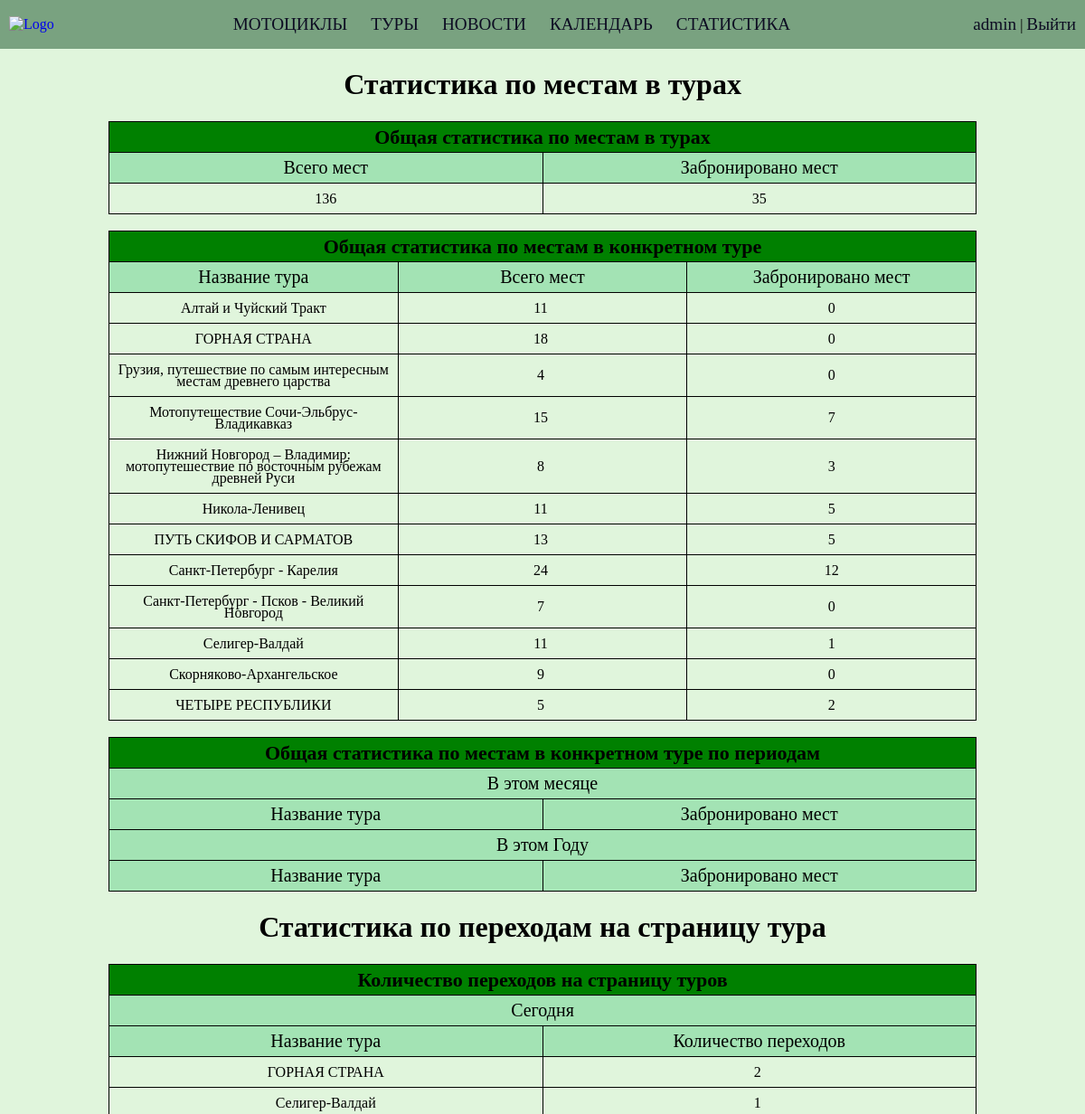
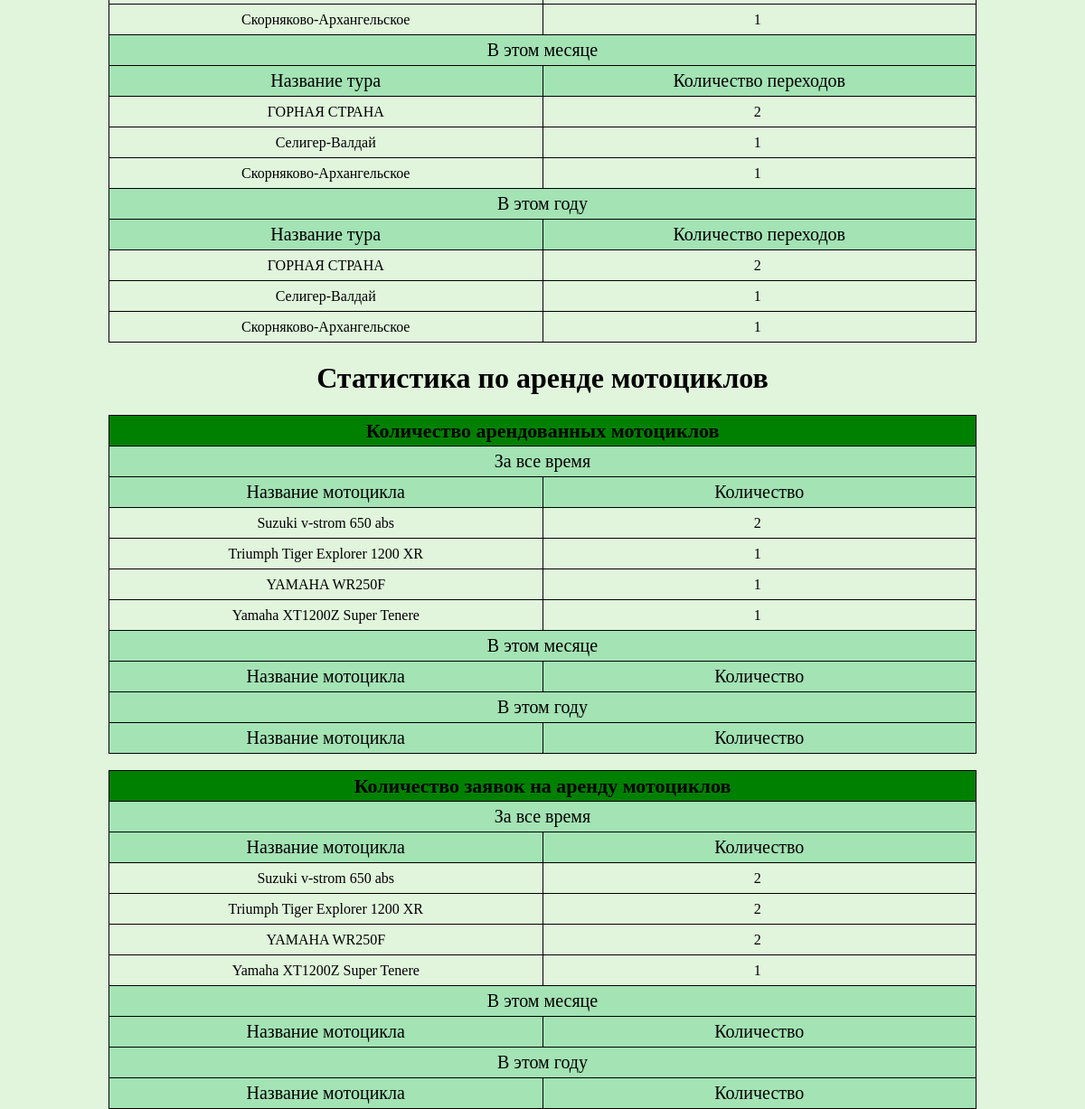
The page /statistics/ (signed in) on the database its author committed (2 pictures, top to bottom).
### base/models.py (models this page shows, shortened)
class Trip(models.Model):
    name = models.CharField(max_length=150, verbose_name='Название')
    description = models.TextField(verbose_name='Описание', default=None)
    date = models.ManyToManyField('Dates', verbose_name='Даты', default=None, blank=True)
    duration = models.IntegerField(verbose_name='Длительность', default=None)
    length = models.IntegerField(verbose_name='Протяженность маршрута', default=None)
    lvl = models.CharField(max_length=255, choices=LvlType.choices(), verbose_name='Уровень сложности', default=None)
    priceWOMoto = models.IntegerField(verbose_name='Цена на воем мотоцикле', default=None)
    priceWMoto = models.IntegerField(verbose_name='Цена с арендтой мотоцикла', default=None)
    type = models.CharField(max_length=255, choices=TripType.choices(), verbose_name='Тип путешествия', default=None)
    places = models.TextField(verbose_name='Промежуточные точки', default=None, null=True)
    image = models.ImageField(upload_to='images/trip', blank=True)
    class Meta:
        verbose_name = 'Путешествие'
        verbose_name_plural = 'Путешествия'

class Moto(models.Model):
    name = models.CharField(max_length=50, verbose_name='Название')
    weight = models.IntegerField(verbose_name='Вес')
    launch = models.CharField(max_length=255, choices=LaunchType.choices(), verbose_name='Тип запуска')
    seatHeight = models.FloatField(verbose_name='Высота сиденья')
    tankCapacity = models.FloatField(verbose_name='Емкость топливного бака')
    engineCapacity = models.IntegerField(verbose_name='Объем двигателя')
    enginePower = models.FloatField(verbose_name='Мощность двигателя')
    rentPrice = models.IntegerField(verbose_name='Цена аренды', default=10000)
    image = models.ImageField(upload_to='images/moto', blank=True)
    description = models.TextField(verbose_name='Описание', default=None, null=True)
    class Meta:
        verbose_name = 'Мотоцикл'
        verbose_name_plural = 'Мотоциклы'
        ordering = ['name']

### base/views.py (the view)
# urls.py: path('statistics/', Statistics.as_view(), name='staistics'),
class Statistics(View, DataMixin):
    def get(self, request, *args, **kwargs):
        if request.user.is_superuser:
            today = date.today()
            context = {}
            context['all_trip_sum_booked'] = Tour.objects.all().aggregate(Sum('booked'))
            context['all_trip_sum_available'] = Tour.objects.all().aggregate(Sum('available'))
            context['all_trip_sums_byName'] = Tour.objects.values('tripId__name').annotate(total_b=Sum('booked'), total_a=Sum('available')).order_by('tripId__name')
            context['trip_sums_byName_byMonth'] = Reservation.objects.values('tourId__tripId__name').filter(time__year=today.year, time__month=today.month).order_by('tourId__tripId__name').annotate(Count('id'))
            context['trip_sums_byName_byYear'] = Reservation.objects.values('tourId__tripId__name').filter(time__year=today.year).order_by('tourId__tripId__name').annotate(Count('id'))
            context['click_sums_byName_byDay'] = ToursStats.objects.values('tripId__name', 'count').filter(date__year=today.year, date__month=today.month, date__day=today.day).order_by('tripId__name')
            context['click_sums_byName_byMonth'] = ToursStats.objects.filter(date__year=today.year, date__month=today.month).values('tripId__name').annotate(total_count=Sum('count')).order_by('tripId__name')
            context['click_sums_byName_byYear'] = ToursStats.objects.filter(date__year=today.year).values('tripId__name').annotate(total_count=Sum('count')).order_by('tripId__name')
            context['all_moto_sums_byName'] = MotoReservation.objects.filter(isPaid=True).values('motoId__name').annotate(total_count=Count('id')).order_by('motoId__name')
            context['moto_sums_byName_byMonth'] = MotoReservation.objects.filter(day__year=today.year, day__month=today.month, isPaid=True).values('motoId__name').annotate(total_count=Count('id')).order_by('motoId__name')
            context['moto_sums_byName_byYear'] = MotoReservation.objects.filter(day__year=today.year, isPaid=True).values('motoId__name').annotate(total_count=Count('id')).order_by('motoId__name')
            context['all_moto_sums_byName_0'] = MotoReservation.objects.values('motoId__name').annotate(total_count=Count('id')).order_by('motoId__name')
            context['moto_sums_byName_byMonth_0'] = MotoReservation.objects.filter(day__year=today.year, day__month=today.month).values('motoId__name').annotate(total_count=Count('id')).order_by('motoId__name')
            context['moto_sums_byName_byYear_0'] = MotoReservation.objects.filter(day__year=today.year).values('motoId__name').annotate(total_count=Count('id')).order_by('motoId__name')
            return render(request, 'base/statistics.html', context=context)
        else:
            return HttpResponseNotFound('<h1>Страница не найдена</h1>')

### base/templates/base/statistics.html (shortened to what this page needs)
{% extends "base/base.html" %}
{% load static %}
{% block style %}
    <link type="text/css" rel="stylesheet" href="{% static 'base/css/statistics.css' %}"/>
{% endblock %}
{% block content %}
    <h1 class="text-center">Статистика по местам в турах</h1>
    <table class="t1">
        <tbody>
            <tr>
                <td class="t-title" colspan="2">Общая статистика по местам в турах</td>
            </tr>
            <tr class="t-name">
                <td>Всего мест</td>
                <td>Забронировано мест</td>
            </tr>
            <tr class="t-data">
                <td>{{all_trip_sum_available.available__sum}}</td>
                <td>{{all_trip_sum_booked.booked__sum}}</td>
            </tr>
        </tbody>
    </table>
    <br>
    <table class="t2">
        <tbody>
            <tr>
                <td class="t-title" colspan="3">Общая статистика по местам в конкретном туре</td>
            </tr>
            <tr class="t-name">
                <td>Название тура</td>
                <td>Всего мест</td>
                <td>Забронировано мест</td>
            </tr>
                {% for value in all_trip_sums_byName %}
                    <tr class="t-data">
                        <td>{{value.tripId__name}}</td>
                        <td>{{value.total_a}} </td>
                        <td>{{value.total_b}}</td>
                    </tr>
                {% endfor %}
        </tbody>
    </table>
    <br>
    <table class="t3">
        <tbody>
            <tr>
                <td class="t-title" colspan="2">Общая статистика по местам в конкретном туре по периодам</td>
            </tr>
            <tr class="t-name">
                <td colspan="2">В этом месяце</td>
            </tr>
            <tr class="t-name">
                <td>Название тура</td>
                <td>Забронировано мест</td>
            </tr>
            <tr class="t-name">
                <td colspan="2">В этом Году</td>
            </tr>
            <tr class="t-name">
                <td>Название тура</td>
                <td>Забронировано мест</td>
            </tr>
        </tbody>
    </table>
    <h1 class="text-center">Статистика по переходам на страницу тура</h1>
    <table class="t4">
        <tbody>
            <tr>
                <td class="t-title" colspan="2">Количество переходов на страницу туров</td>
            </tr>
            <tr class="t-name">
                <td colspan="2">Сегодня</td>
            </tr>
            <tr class="t-name">
                <td>Название тура</td>
                <td>Количество переходов</td>
            </tr>
                {% for value in click_sums_byName_byDay %}
                    <tr class="t-data">
                        <td>{{value.tripId__name}}</td>
                        <td>{{value.count}} </td>
                    </tr>
                {% endfor %}
            <tr class="t-name">
                <td colspan="2">В этом месяце</td>
            </tr>
            <tr class="t-name">
                <td>Название тура</td>
                <td>Количество переходов</td>
            </tr>
                {% for value in click_sums_byName_byMonth %}
                    <tr class="t-data">
                        <td>{{value.tripId__name}}</td>
                        <td>{{value.total_count}} </td>
                    </tr>
                {% endfor %}
            <tr class="t-name">
                <td colspan="2">В этом году</td>
            </tr>
            <tr class="t-name">
                <td>Название тура</td>
                <td>Количество переходов</td>
            </tr>
                {% for value in click_sums_byName_byYear %}
                    <tr class="t-data">
                        <td>{{value.tripId__name}}</td>
                        <td>{{value.total_count}} </td>
                    </tr>
                {% endfor %}
        </tbody>
    </table>
    <h1 class="text-center">Статистика по аренде мотоциклов</h1>
    <table class="t5">
        <tbody>
            <tr>
                <td class="t-title" colspan="2">Количество арендованных мотоциклов</td>
            </tr>
            <tr class="t-name">
                <td colspan="2">За все время</td>
            </tr>
            <tr class="t-name">
                <td>Название мотоцикла</td>
                <td>Количество</td>
            </tr>
                {% for value in all_moto_sums_byName %}
                    <tr class="t-data">
                        <td>{{value.motoId__name}}</td>
                        <td>{{value.total_count}} </td>
                    </tr>
                {% endfor %}
            <tr class="t-name">
                <td colspan="2">В этом месяце</td>
            </tr>
            <tr class="t-name">
                <td>Название мотоцикла</td>
                <td>Количество</td>
            </tr>
            <tr class="t-name">
                <td colspan="2">В этом году</td>
            </tr>
            <tr class="t-name">
                <td>Название мотоцикла</td>
                <td>Количество</td>
            </tr>
        </tbody>
    </table>
    <br>
    <table class="t5">
        <tbody>
            <tr>
                <td class="t-title" colspan="2">Количество заявок на аренду мотоциклов</td>
            </tr>
            <tr class="t-name">
                <td colspan="2">За все время</td>
            </tr>
            <tr class="t-name">
                <td>Название мотоцикла</td>
                <td>Количество</td>
            </tr>
                {% for value in all_moto_sums_byName_0 %}
                    <tr class="t-data">
                        <td>{{value.motoId__name}}</td>
                        <td>{{value.total_count}} </td>
                    </tr>
                {% endfor %}
            <tr class="t-name">
                <td colspan="2">В этом месяце</td>
            </tr>
            <tr class="t-name">
                <td>Название мотоцикла</td>
                <td>Количество</td>
            </tr>
            <tr class="t-name">
                <td colspan="2">В этом году</td>
            </tr>
            <tr class="t-name">
                <td>Название мотоцикла</td>
                <td>Количество</td>
            </tr>
        </tbody>
    </table>
{% endblock %}

### base/templates/base/base.html (shortened to what this page needs)
{% load static %}
<!DOCTYPE html>
<html>
<head>
    {% block style %}
    {% endblock %}
    <link type="text/css" rel="stylesheet" href="{% static 'base/css/base.css' %}"/>
</head>
<body>
	<header class="header">
	    <div>
	    	<a href="{% url 'home' %}">
		        <figure>
		            <img class="logo" src="https://img.freepik.com/premium-vector/extreme-motocross-logo-vector-premium-vector_9583-63.jpg?w=826" alt="Logo">
		        </figure>
		    </a>
	    </div>
	    <nav>
	        <ul class="nav-links">
	            <li><a href="{% url 'mCatalog' %}">Мотоциклы</a></li>
	            <li><a href="{% url 'tCatalog' %}">Туры</a></li>
	            <li><a href="{% url 'nCat' %}">Новости</a></li>
	            <li><a href="{% url 'calendar' %}">Календарь</a></li>
				{% if request.user.is_superuser %}
	            	<li><a href="{% url 'staistics' %}">Статистика</a></li>
				{% endif %}
	        </ul>
	    </nav>
		{% if request.user.is_authenticated %}
			<li class="login">
				<a href="{% url 'profile' request.user.username %}">{{request.user}}</a> | <a href="{% url 'logout' %}">Выйти</a>
			</li>
		{% else %}
			<li class="login">
				<a href="{% url 'register' %}">Регистрация</a> | <a href="{% url 'login' %}">Войти</a>
			</li>
		{% endif %}
	</header>
    <main>
    {% block content %}
    {% endblock %}
    </main>
</body>
</html>

### base/static/base/css/statistics.css (style rules this page uses)
.text-center { text-align: center; }
.t1 { text-decoration: none; border-collapse:collapse; width:100%; text-align:center; table-layout: fixed; font-size: 16px; }
.t1 td { color:#000000; }
.t1 td,table.t1 th { white-space:pre-wrap; padding:10px 5px; line-height:13px; vertical-align: middle; border: 1px solid #000000; }
.t-title { background-color: green; color: white; font-weight: bold; text-align: center; font-size: 22px; }
.t-name { background-color: #a3e3b4; font-weight: 200; text-align: center; font-size: 20px; }
.t2 { text-decoration: none; border-collapse:collapse; width:100%; text-align:center; table-layout: fixed; font-size: 16px; }
.t2 td { color:#000000; }
.t2 td,table.t1 th { white-space:pre-wrap; padding:10px 5px; line-height:13px; vertical-align: middle; border: 1px solid #000000; }
.t3 { text-decoration: none; border-collapse:collapse; width:100%; text-align:center; table-layout: fixed; font-size: 16px; }
.t3 td { color:#000000; }
.t3 td,table.t1 th { white-space:pre-wrap; padding:10px 5px; line-height:13px; vertical-align: middle; border: 1px solid #000000; }
.t4 { text-decoration: none; border-collapse:collapse; width:100%; text-align:center; table-layout: fixed; font-size: 16px; }
.t4 td { color:#000000; }
.t4 td,table.t1 th { white-space:pre-wrap; padding:10px 5px; line-height:13px; vertical-align: middle; border: 1px solid #000000; }
.t5 { text-decoration: none; border-collapse:collapse; width:100%; text-align:center; table-layout: fixed; font-size: 16px; }
.t5 td { color:#000000; }
.t5 td,table.t1 th { white-space:pre-wrap; padding:10px 5px; line-height:13px; vertical-align: middle; border: 1px solid #000000; }

### base/static/base/css/base.css (style rules this page uses)
li { list-style-type: none; }
a { text-decoration: none; }
body { margin: 0px; background-color: #e0f5dc; }
main { width: 80%; margin: auto; }
.header { background-color: #79a280; display: flex; justify-content: space-between; align-items: center; }
.logo { height: 70px; }
figure { margin: 0px 0px 0px 10px; }
.nav-links a { color: #0D0C22; font-size: 1.2rem; transition: color 0.2s; text-transform: uppercase; margin-left: 6px; }
.nav-links { display: flex; }
.login { color: black; }
.login a { text-decoration: none; color: #0D0C22; font-size: 1.2rem; transition: color 0.2s; align-self: center; }
.header ul { padding: 0; }
.header li { padding: 0 10px; }

### rows shown on the page
Trip: tripId__name "Алтай и Чуйский Тракт", total_a "11", total_b "0"
Trip: tripId__name "ГОРНАЯ СТРАНА", total_a "18", total_b "0", count "2", total_count "2"
Trip: tripId__name "Грузия, путешествие по самым интересным местам древнего царства", total_a "4", total_b "0"
Trip: tripId__name "Мотопутешествие Сочи-Эльбрус-Владикавказ", total_a "15", total_b "7"
Trip: tripId__name "Нижний Новгород – Владимир: мотопутешествие по восточным рубежам древней Руси", total_a "8", total_b "3"
Trip: tripId__name "Никола-Ленивец", total_a "11", total_b "5"
Trip: tripId__name "ПУТЬ СКИФОВ И САРМАТОВ", total_a "13", total_b "5"
Trip: tripId__name "Санкт-Петербург - Карелия", total_a "24", total_b "12"
Trip: tripId__name "Санкт-Петербург - Псков - Великий Новгород", total_a "7", total_b "0"
Trip: tripId__name "Селигер-Валдай", total_a "11", total_b "1", count "1", total_count "1"
Trip: tripId__name "Скорняково-Архангельское", total_a "9", total_b "0", count "1", total_count "1"
Trip: tripId__name "ЧЕТЫРЕ РЕСПУБЛИКИ", total_a "5", total_b "2"
Moto: motoId__name "Suzuki v-strom 650 abs", total_count "2"
Moto: motoId__name "Triumph Tiger Explorer 1200 XR", total_count "1", total_count "2"
Moto: motoId__name "YAMAHA WR250F", total_count "1", total_count "2"
Moto: motoId__name "Yamaha XT1200Z Super Tenere", total_count "1"

### other values the page prints
{{ request.user }} "admin"
{{ all_trip_sum_available.available__sum }} "136"
{{ all_trip_sum_booked.booked__sum }} "35"
